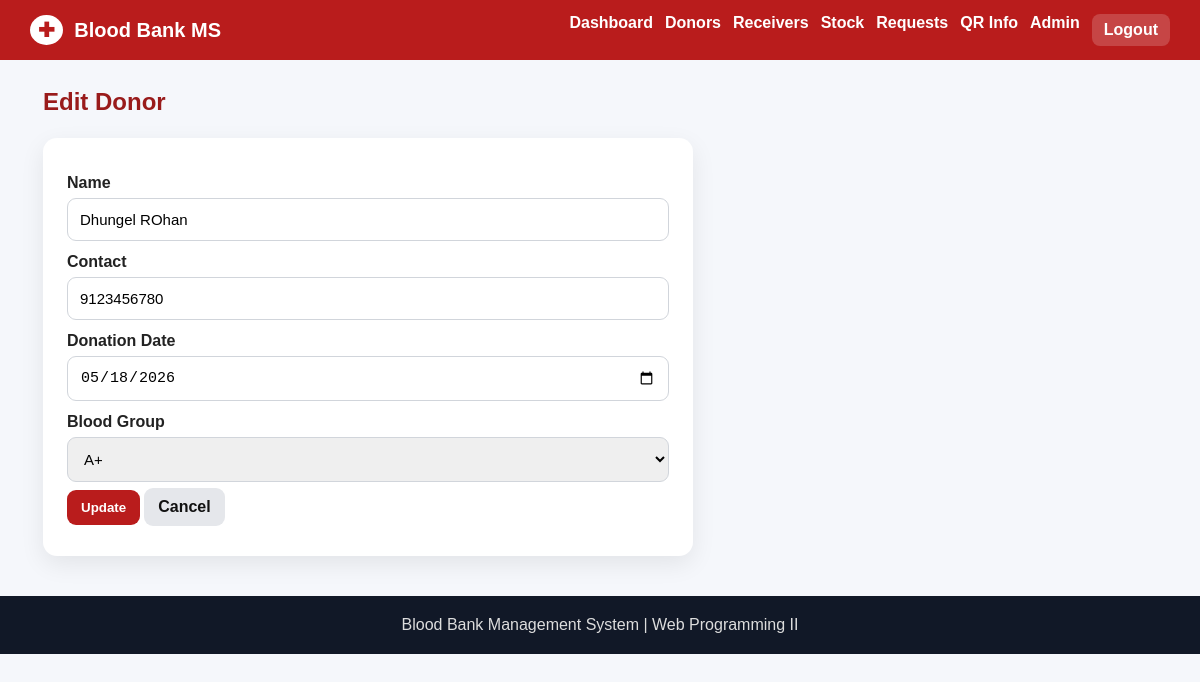
/donor/edit_donor.php?id=2 (signed in), run on the app's committed database.
### tables this page shows
CREATE TABLE donors (
    id INT AUTO_INCREMENT PRIMARY KEY,
    name VARCHAR(100) NOT NULL,
    contact VARCHAR(50) NOT NULL,
    donate_date DATE NOT NULL,
    blood_group VARCHAR(10) NOT NULL,
    CONSTRAINT chk_donor_blood_group CHECK (blood_group IN ('A+','A-','B+','B-','AB+','AB-','O+','O-')),
    created_at TIMESTAMP DEFAULT CURRENT_TIMESTAMP
);

### includes/functions.php (called while the page is built, shortened)
<?php
function e($value) {
    return htmlspecialchars((string)$value, ENT_QUOTES, 'UTF-8');
}
function blood_groups() {
    return ['A+', 'A-', 'B+', 'B-', 'AB+', 'AB-', 'O+', 'O-'];
}
?>

### donor/edit_donor.php (the view, shortened to what this page needs)
<?php
require_once '../includes/db.php';
require_once '../includes/functions.php';
$id = (int)($_GET['id'] ?? 0);
$stmt = mysqli_prepare($conn, 'SELECT * FROM donors WHERE id=?');
mysqli_stmt_bind_param($stmt, 'i', $id);
mysqli_stmt_execute($stmt);
$item = mysqli_fetch_assoc(mysqli_stmt_get_result($stmt));
$name = $item['name'];
$contact = $item['contact'];
$date = $item['donate_date'];
$blood_group = $item['blood_group'];
require_once '../includes/header.php';
?>
<h2 class="page-title">Edit Donor</h2>
<form method="POST" class="form-card">
    <label>Name</label><input type="text" name="name" value="<?php echo e($name); ?>">
    <label>Contact</label><input type="text" name="contact" value="<?php echo e($contact); ?>">
    <label>Donation Date</label><input type="date" name="date" value="<?php echo e($date); ?>">
    <label>Blood Group</label><select name="blood_group">
        <option value="">Select Blood Group</option><?php foreach (blood_groups() as $bg) { ?><option value="<?php echo e($bg); ?>" <?php if ($blood_group === $bg) echo 'selected'; ?>><?php echo e($bg); ?></option><?php } ?>
    </select>
    <button class="btn primary" type="submit">Update</button><a class="btn" href="<?php echo BASE_URL; ?>donor/view_donor.php">Cancel</a>
</form>
<?php require_once '../includes/footer.php'; ?>

### css/style.css (style rules this page uses)
* { box-sizing: border-box }
body { margin: 0; font-family: Arial, Helvetica, sans-serif; background: #f5f7fb; color: #222 }
.page-title { margin: 0 0 22px; color: #991b1b }
.form-card { max-width: 650px; background: #fff; padding: 24px; border-radius: 14px; box-shadow: 0 8px 24px rgba(0, 0, 0, .08) }
label { display: block; margin: 12px 0 6px; font-weight: 700 }
input, select, textarea { width: 100%; padding: 12px; border: 1px solid #d1d5db; border-radius: 9px; font-size: 15px }
.btn { display: inline-block; border: 0; background: #e5e7eb; color: #111; padding: 10px 14px; border-radius: 9px; text-decoration: none; font-weight: 700; cursor: pointer; margin: 6px 4px 6px 0 }
.btn.primary { background: #b91c1c; color: #fff }

### data on the page
donors: name "Dhungel ROhan", contact "9123456780", date "05/18/2026"

### other printed values
form field blood_group "A+"
